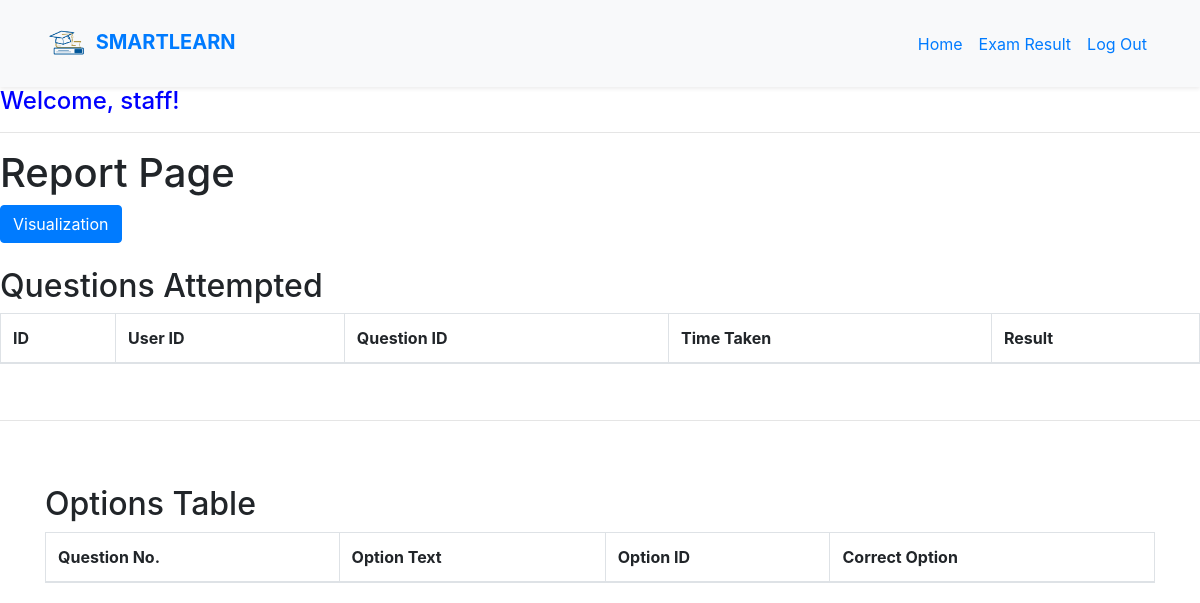
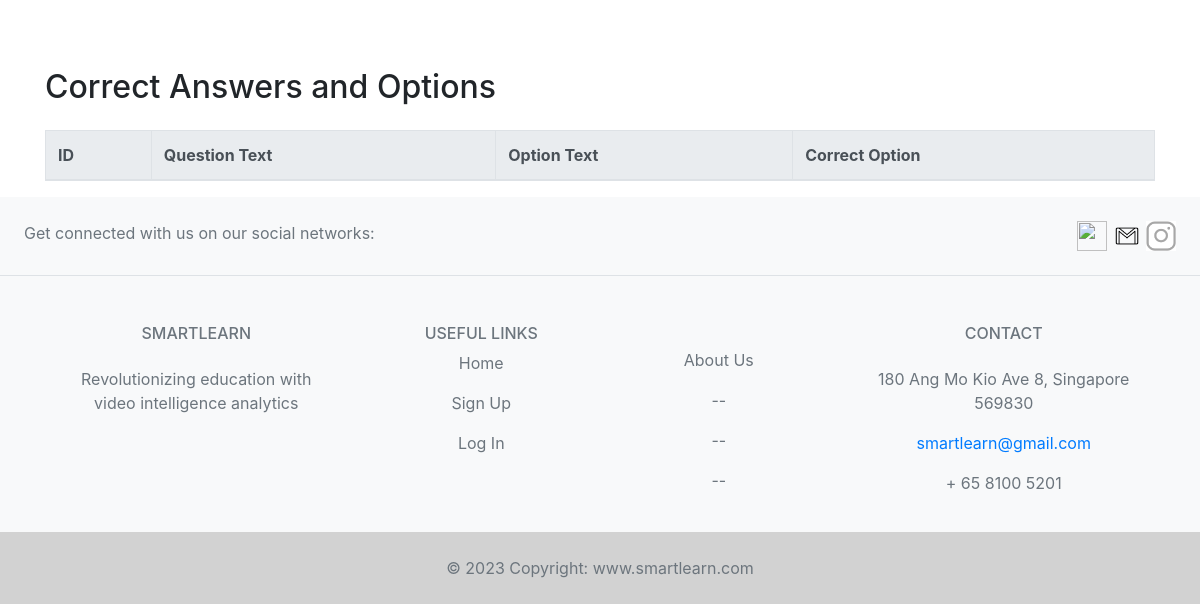
The page /report (signed in) on the database as committed earlier (2 pictures, top to bottom).
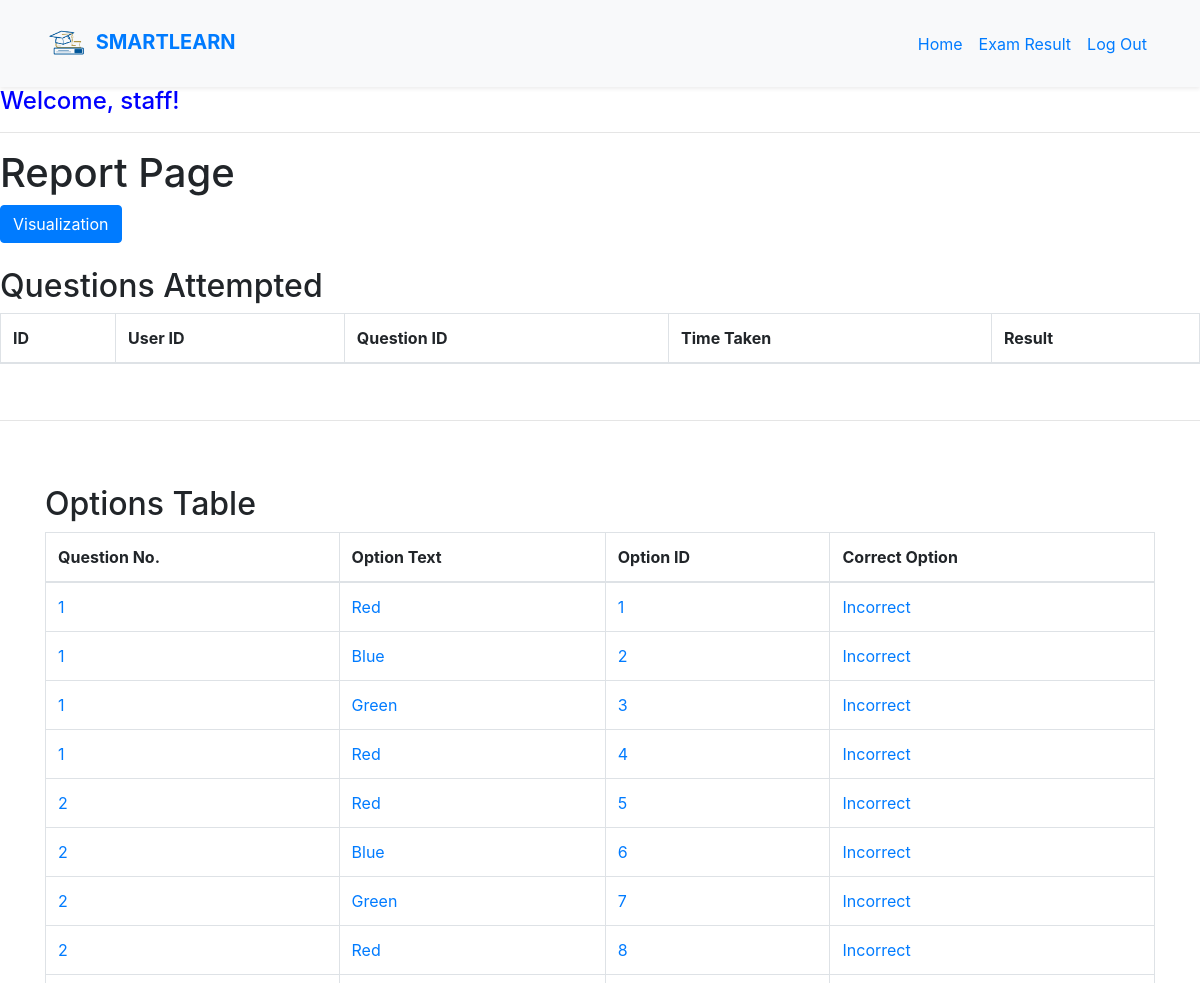
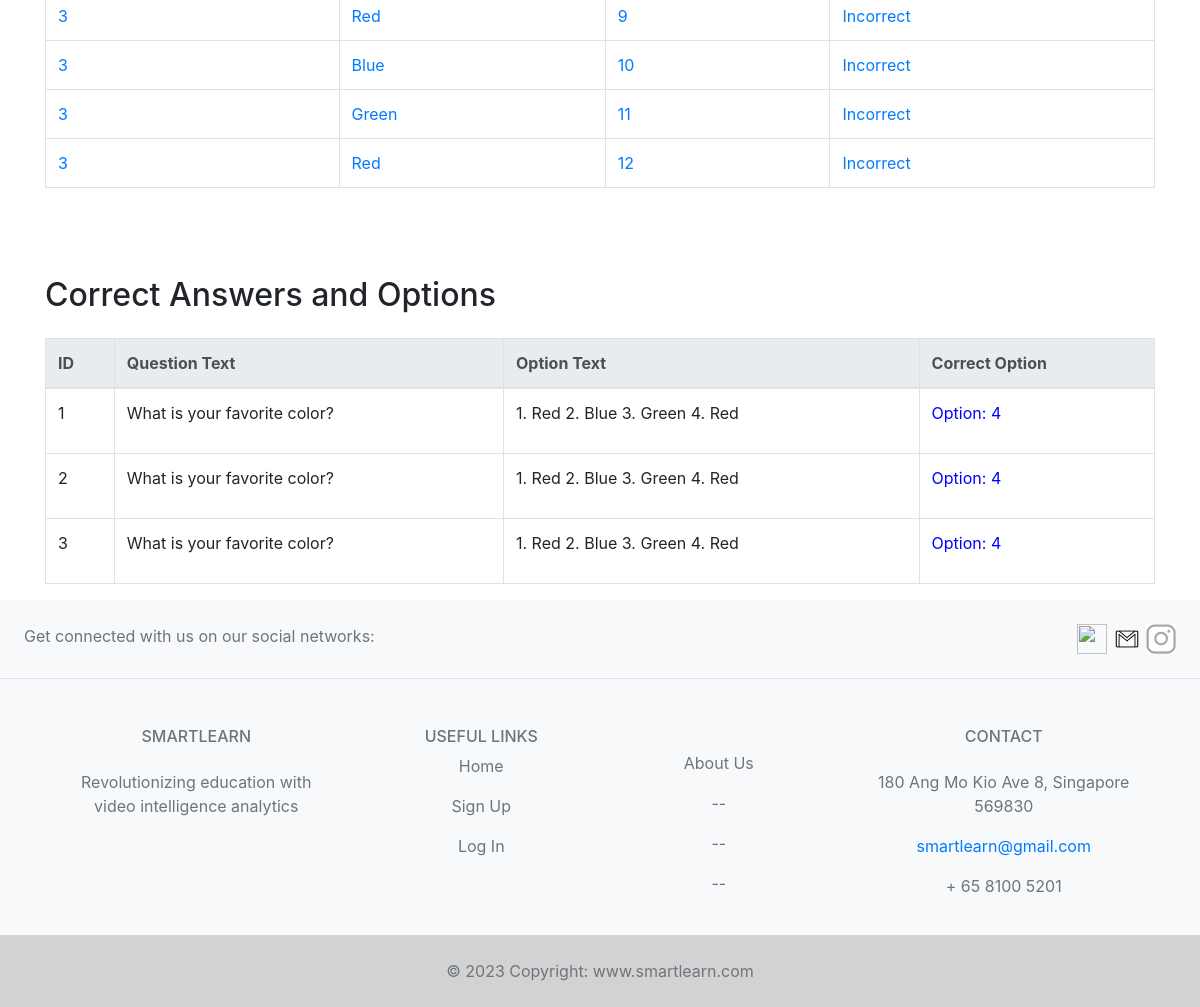
The same page on the database as committed later (2 pictures, top to bottom).
### views.py (models this page shows)
class User(db.Model, UserMixin):
    id = db.Column(db.Integer, primary_key=True)
    email = db.Column(db.String(150), unique=True)
    password = db.Column(db.String(150))
    name = db.Column(db.String(150))
    date_joined = db.Column(db.Date, default=datetime.utcnow)
    role = db.Column(db.String(20))
    reports = db.relationship('Report', backref='user', lazy=True)

class Option(db.Model):
    id = db.Column(db.Integer, primary_key = True)
    option_text = db.Column(db.String(200), nullable=False)
    correct_answer = db.Column(db.String(150))
    is_correct = db.Column(db.Boolean, default=False)
    question_id = db.Column(db.Integer, db.ForeignKey('question.id'), nullable=False)

class Question(db.Model):
    id = db.Column(db.Integer, primary_key = True)
    question_text = db.Column(db.String(500))
    options = db.relationship('Option', backref='question', lazy=True)
    reports = db.relationship('Report', backref='question', lazy=True)
    correct_answer = db.Column(db.String(150))

### views.py (the view)
@app.route('/report')
@login_required
def report():
    user_id = current_user.id
    user_reports = Report.query.filter_by(user_id=current_user.id).all()
    username = current_user
    answers = Question.query.all()
    options = Option.query.all()
    file_path = 'quiz_data.xlsx'  # Update with the correct file path
    return render_template('report.html', username=username, user=current_user, reports=user_reports,
                           answers=answers, options=options
                           )

### views.py (called while the page is built)
@login_manager.user_loader
def load_user(user_id):
    return User.query.get(int(user_id))

### templates/report.html (shortened to what this page needs)
{% extends "base.html" %} {% block title %} Home {% endblock %}
{% block content %}
<h4 style="color: blue">Welcome, {{ user.name}}!</h4>
<hr />
<h1>Report Page</h1>
<a href="http://127.0.0.1:5000/emotion_percentages" class="btn btn-primary"
  >Visualization</a
>
<br /><br />
<h2>Questions Attempted</h2>
<div>
  <table class="table table-bordered">
    <thead>
      <tr>
        <th scope="col">ID</th>
        <th scope="col">User ID</th>
        <th scope="col">Question ID</th>
        <th scope="col">Time Taken</th>
        <th scope="col">Result</th>
      </tr>
    </thead>
  </table>
</div>
<br />
<hr />
<br />
<div class="container mt-4">
  <h2>Options Table</h2>
  <table class="table table-bordered table-hover">
    <thead class="thead-blue">
      <tr>
        <th>Question No.</th>
        <th>Option Text</th>
        <th>Option ID</th>
        <th>Correct Option</th>
      </tr>
    </thead>
    <tbody>
      {% for opt in options %}
      <tr class="text-primary font-weight">
        <td>{{ opt.question_id}}</td>
        <td>{{ opt.option_text }}</td>
        <td>{{ opt.id }}</td>
        <td>
          {{ "Incorrect" if opt.correct_answer is none else opt.correct_answer
          }}
        </td>
      </tr>
      {% endfor %}
    </tbody>
  </table>
</div>
<br /><br />
<div class="container">
  <h2 class="mt-4">Correct Answers and Options</h2>
  <table class="table table-bordered mt-4">
    <thead class="thead-light">
      <tr>
        <th>ID</th>
        <th>Question Text</th>
        <th>Option Text</th>
        <th>Correct Option</th>
      </tr>
    </thead>
    <tbody>
      {% for ans in answers %}
      <tr>
        <td>{{ ans.id }}</td>
        <td>{{ ans.question_text }}</td>
        <td>
          {% set option_counter = namespace(count=1) %} {% for opt in options %}
          {% if opt.question_id == ans.id %} {{ option_counter.count }}. {{
          opt.option_text }} {% set option_counter.count = option_counter.count
          + 1 %} {% endif %} {% endfor %}
        </td>
        <td>
          {% set option_counter = namespace(count=1) %} {% for opt in options %}
          {% if opt.question_id == ans.id %} {% if opt.is_correct %}
          <p style="color: blue">Option: {{ option_counter.count }}</p>
          {% endif %} {% set option_counter.count = option_counter.count + 1 %}
          {% endif %} {% endfor %}
        </td>
        {% endfor %}
      </tr>
    </tbody>
  </table>
</div>
{% endblock %}

### templates/base.html (shortened to what this page needs)
<!DOCTYPE html>
<html lang="en">
  <head>
    <link
      rel="stylesheet"
      href="https://stackpath.bootstrapcdn.com/bootstrap/4.5.2/css/bootstrap.min.css"
    />
  </head>
  <body>
    {% if 'user_id' in session %}
        {% if session['role'] == 'Student' %}
            {% block user_navbar %} {% include 'includes/_student_nav.html' %} {% endblock %}
        {% elif session['role'] == 'Staff' %}
            {% block staff_navbar %} {% include 'includes/_staff_nav.html' %} {% endblock %}
        {% endif %}
    {% else %}
        {% block navbar %} {% include 'includes/_navbar.html' %} {% endblock %}
    {% endif %}
    {% block content %}{% endblock %}
  </body>
  <footer>
    {% block footer %} {% include 'includes/_footer.html' %} {% endblock %}
  </footer>
</html>

### templates/includes/_staff_nav.html (shortened to what this page needs)
<nav class="navbar navbar-expand-lg py-3 bg-light shadow-sm">
  <div class="container">
    <a href="/staff_homepage" class="navbar-brand">
      <img src="/static/img/logo1.jpg" class="rounded-circle" width="45" alt="" class="d-inline-block align-middle mr-2">
      <span class="text-uppercase font-weight-bold">SmartLearn</span>
    </a>
    <div id="navbarSupportedContent" class="collapse navbar-collapse">
      <ul class="navbar-nav ml-auto">
        <li class="nav-item active"><a href="/staff_homepage" class="nav-link">Home <span class="sr-only">(current)</span></a></li>
        <li class="nav-item"><a href="/exam_result" class="nav-link">Exam Result</a></li>
        <li class="nav-item"><a href="/logout" class="nav-link">Log Out</a></li>
      </ul>
    </div>
  </div>
</nav>

### templates/includes/_footer.html (shortened to what this page needs)
<footer class="text-center text-lg-start bg-light text-muted mt-auto">
  <section class="d-flex justify-content-center justify-content-lg-between p-4 border-bottom">
    <div class="me-5 d-none d-lg-block">
      <span>Get connected with us on our social networks:</span>
    </div>
    <div>
      <a href="https://www.facebook.com/profile.php?id=100084438817499" class="me-4 text-reset">
        <i class="fab fa-facebook-f"><img src="static/img/fb.jpg" width="30px" height="30px"> </i>
      </a>
      <a href="mailto:smartlearn@gmail.com" class="me-4 text-reset">
        <i class="fab fa-google"><img src="static/img/gmail.jpg" width="30px" height="30px"> </i>
      </a>
      <a href="https://www.instagram.com/smartlearn/" class="me-4 text-reset">
        <i class="fab fa-instagram"><img src="static/img/insta.jpg" width="30px" height="30px"> </i>
      </a>
    </div>
  </section>
  <section class="">
    <div class="container text-center text-md-start mt-5">
      <div class="row mt-3">
        <div class="col-md-3 col-lg-4 col-xl-3 mx-auto mb-4">
          <h6 class="text-uppercase fw-bold mb-4">
            SmartLearn </h6>
          <p> Revolutionizing education with video intelligence analytics</p>
        </div>
        <div class="col-md-2 col-lg-2 col-xl-2 mx-auto mb-4">
          <h6 class="text-uppercase fw-bold mb-6">
            Useful links
          </h6>
          <p>
            <a href="/" class="text-reset">Home</a>
          </p>
          <p>
            <a href="/signup" class="text-reset">Sign Up</a>
          </p>
          <p>
            <a href="/login" class="text-reset">Log In</a>
          </p>
        </div>
        <div class="col-md-3 col-lg-2 col-xl-2 mx-auto mb-4">
          <br>
          <p>
            <a href="/aboutUs" class="text-reset">About Us</a>
          </p>
          <p>
            <a href="/#!" class="text-reset">--</a>
          </p>
          <p>
            <a href="#!" class="text-reset">--</a>
          </p>
          <p>
            <a href="#!" class="text-reset">--</a>
          </p>
        </div>
        <div class="col-md-4 col-lg-3 col-xl-3 mx-auto mb-md-0 mb-4">
          <h6 class="text-uppercase fw-bold mb-4">Contact</h6>
          <p> 180 Ang Mo Kio Ave 8, Singapore 569830</p>
          <p>
            <a href="mailto:smartlearn@gmail.com"> smartlearn@gmail.com</a>
          </p>
          <p> + 65 8100 5201</p>
        </div>
      </div>
    </div>
  </section>
  <div class="text-center p-4" style="background-color: rgb(210, 210, 210);">
    © 2023 Copyright:
    <a class="text-reset fw-bold" href="/">www.smartlearn.com</a>
  </div>
</footer>

Rows that differ between the two databases and show on the page:
added Option: question_id "1", option_text "Red", id "1", correct_answer "Incorrect", count "1"
added Option: question_id "1", option_text "Blue", id "2", correct_answer "Incorrect", count "2"
added Option: question_id "1", option_text "Green", id "3", correct_answer "Incorrect", count "3"
added Option: question_id "1", option_text "Red", id "4", correct_answer "Incorrect", count "4"
added Option: question_id "2", option_text "Red", id "5", correct_answer "Incorrect", count "1"
added Option: question_id "2", option_text "Blue", id "6", correct_answer "Incorrect", count "2"
added Option: question_id "2", option_text "Green", id "7", correct_answer "Incorrect", count "3"
added Option: question_id "2", option_text "Red", id "8", correct_answer "Incorrect", count "4"
added Option: question_id "3", option_text "Red", id "9", correct_answer "Incorrect", count "1"
added Option: question_id "3", option_text "Blue", id "10", correct_answer "Incorrect", count "2"
added Option: question_id "3", option_text "Green", id "11", correct_answer "Incorrect", count "3"
added Option: question_id "3", option_text "Red", id "12", correct_answer "Incorrect", count "4"
added Question: id "1", question_text "What is your favorite color?"
added Question: id "2", question_text "What is your favorite color?"
added Question: id "3", question_text "What is your favorite color?"
